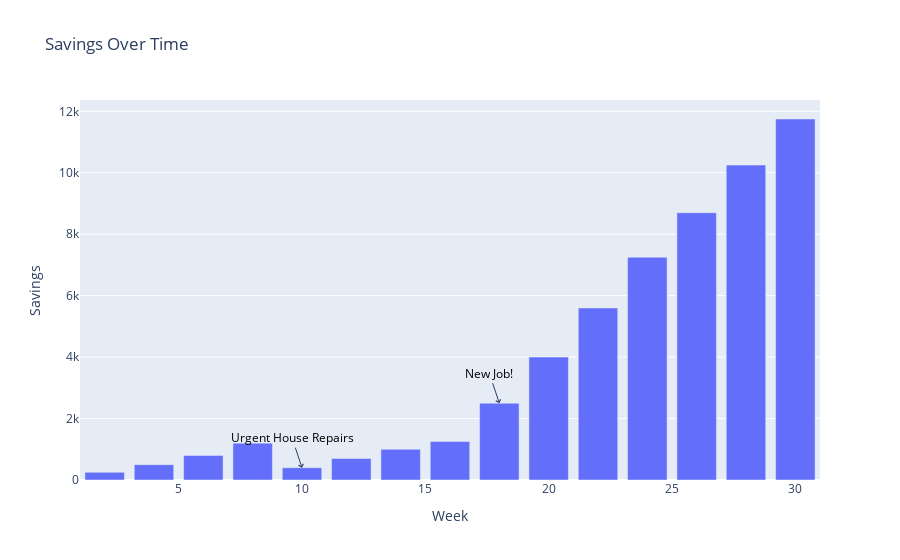

The notebook cell saved with this chart:
### Code cell
fig = px.bar(saving, x='Week', y='Savings', title='Savings Over Time')

# Create the first annotation
loss_annotation = {'x': 10, 'y': 400, 'showarrow': True, 'arrowhead': 4,
                    'font': {'color': 'black'}, 'text': 'Urgent House Repairs'}

# Create the second annotation
gain_annotation = {'x': 18,'y':2500, 'showarrow': True, 'arrowhead': 4,'font': {'color': 'black'},'text': 'New Job!'}

# Add annotations to the figure
fig.update_layout({'annotations': [loss_annotation, gain_annotation]})


fig.show()

with open("../docs/plots/bar/bar_plot_2.html", "w") as f:
    f.write(fig.to_html(include_plotlyjs='cdn'))

### Figure 1 — Plotly figure (JSON) as saved in the notebook; plotly's stock layout.template omitted (floating-point values rounded to 4 significant figures)
{"data": [{"alignmentgroup": "True", "hovertemplate": "Week=%{x}<br>Savings=%{y}<extra></extra>", "legendgroup": "", "marker": {"color": "#636efa", "pattern": {"shape": ""}}, "name": "", "offsetgroup": "", "orientation": "v", "showlegend": false, "textposition": "auto", "x": [2, 4, 6, 8, 10, 12, 14, 16, 18, 20, 22, 24, 26, 28, 30], "xaxis": "x", "y": [250, 500, 800, 1200, 400, 700, 1000, 1250, 2500, 4000, 5600, 7250, 8700, 10250, 11750], "yaxis": "y", "type": "bar"}], "layout": {"xaxis": {"anchor": "y", "domain": [0.0, 1.0], "title": {"text": "Week"}}, "yaxis": {"anchor": "x", "domain": [0.0, 1.0], "title": {"text": "Savings"}}, "legend": {"tracegroupgap": 0}, "title": {"text": "Savings Over Time"}, "barmode": "relative", "annotations": [{"arrowhead": 4, "font": {"color": "black"}, "showarrow": true, "text": "Urgent House Repairs", "x": 10, "y": 400}, {"arrowhead": 4, "font": {"color": "black"}, "showarrow": true, "text": "New Job!", "x": 18, "y": 2500}]}}
